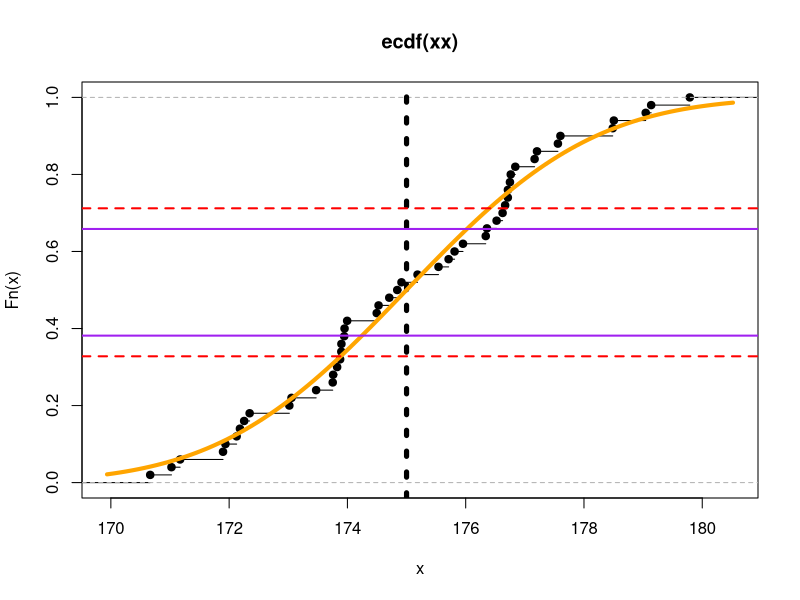

The R script that drew this image:
#Normal
M  = 50
xx = rnorm(M, 175, 2.5)
head(xx)

#Estimate of all CDF
fhat <- ecdf(xx)
plot(fhat)

#Fix x0
x0 = 175
theta_hat = fhat(x0)
theta_hat
abline(v=x0, lwd = 5, lty=3)
curve(pnorm(x,175,2.5), 
      add = TRUE,
      col = "orange",
      lwd = 4)

# This is a simulation, we know the truth
theta = pnorm(x0, mean=175, sd=2.5)
theta

# 1 METHOD: Asymptotic/Approximated Normal CI
alpha = 0.05
se.hat = (theta_hat*(1-theta_hat))/M
zq = qnorm(1-alpha/2)

l.n = theta_hat - zq*sqrt(se.hat) #Lower bound
u.n = theta_hat + zq*sqrt(se.hat) #Upper bound
round(c(l.n,u.n),4) # Realization of our normal CI

abline(h=c(l.n,u.n), col="purple", lwd = 2) # PLOT OF NORMAL Confidence Interval

#TEST: If true the value is inside confidence interval
(theta<=u.n) & (theta >= l.n)

# 2 METHOD: Finite sample / exact Hoeffding based Confidence Interval
thr = sqrt((1/(2*M))*log(2/alpha))
l.h = theta_hat - thr
u.h = theta_hat + thr
round(c(l.h,u.h),4)
abline(h=c(l.h,u.h), col="red", lwd = 2, lty = 2)

### Real Coverage vs Nominal Coverage

n.sim = 1000
alpha = 0.05
result.mat = matrix(NA, nrow = n.sim , ncol = 7)
colnames(result.mat) <- c("est","ln","un","lh","uh","chkN","chkH")
for (i in 1:n.sim){
  # Simulate data
  xx = rnorm(M, mean=175, sd = 2.5)
  
  # Get the ECDF estimate
  fhat = ecdf(xx)
  theta_hat = fhat(x0)
  
  # Build Normal-CI
  se.hat = (theta_hat*(1-theta_hat))/M
  zq = qnorm(1-alpha/2)
  l.n = theta_hat - zq*sqrt(se.hat)
  u.n = theta_hat + zq*sqrt(se.hat)
  
  # Build Hoeff-CI
  thr = sqrt((1/(2*M))*log(2/alpha))
  l.h = theta_hat - thr
  u.h = theta_hat + thr
  
  # Check
  chkN = (theta<=u.n) & (theta >= l.n)
  chkH = (theta<=u.h) & (theta >= l.h)
  
  #SAVE
  result.mat[i,1] = theta_hat
  result.mat[i,2] = l.n
  result.mat[i,3] = u.n
  result.mat[i,4] = l.h
  result.mat[i,5] = u.h
  result.mat[i,6] = chkN*1
  result.mat[i,7] = chkH*1 # Perchè sono true o false perchè False*1 = 0 , True*1 = 1
}

head(result.mat)

# Actual coverage
round(c(mean(result.mat[,6]),
  mean(result.mat[,7])), 3)

# Increasing the sample size (M), the Normal Intervals will keep up with the nominale coverage (95%)
# Increasing the simulazione size (n.size), you get better higher resolution results.
# In general, for a given coverage (1-alpha), we prefer shorter intervals... and we could also check this by Montecarlo

# AVG lenght / Normal
head(result.mat[,"un"]- result.mat[,"ln"])
round( mean(result.mat[,"un"]- result.mat[,"ln"]),3)

# AVG lenght / Hoeff
head(result.mat[,"uh"]- result.mat[,"lh"])
round( mean(result.mat[,"uh"]- result.mat[,"lh"]),3)
